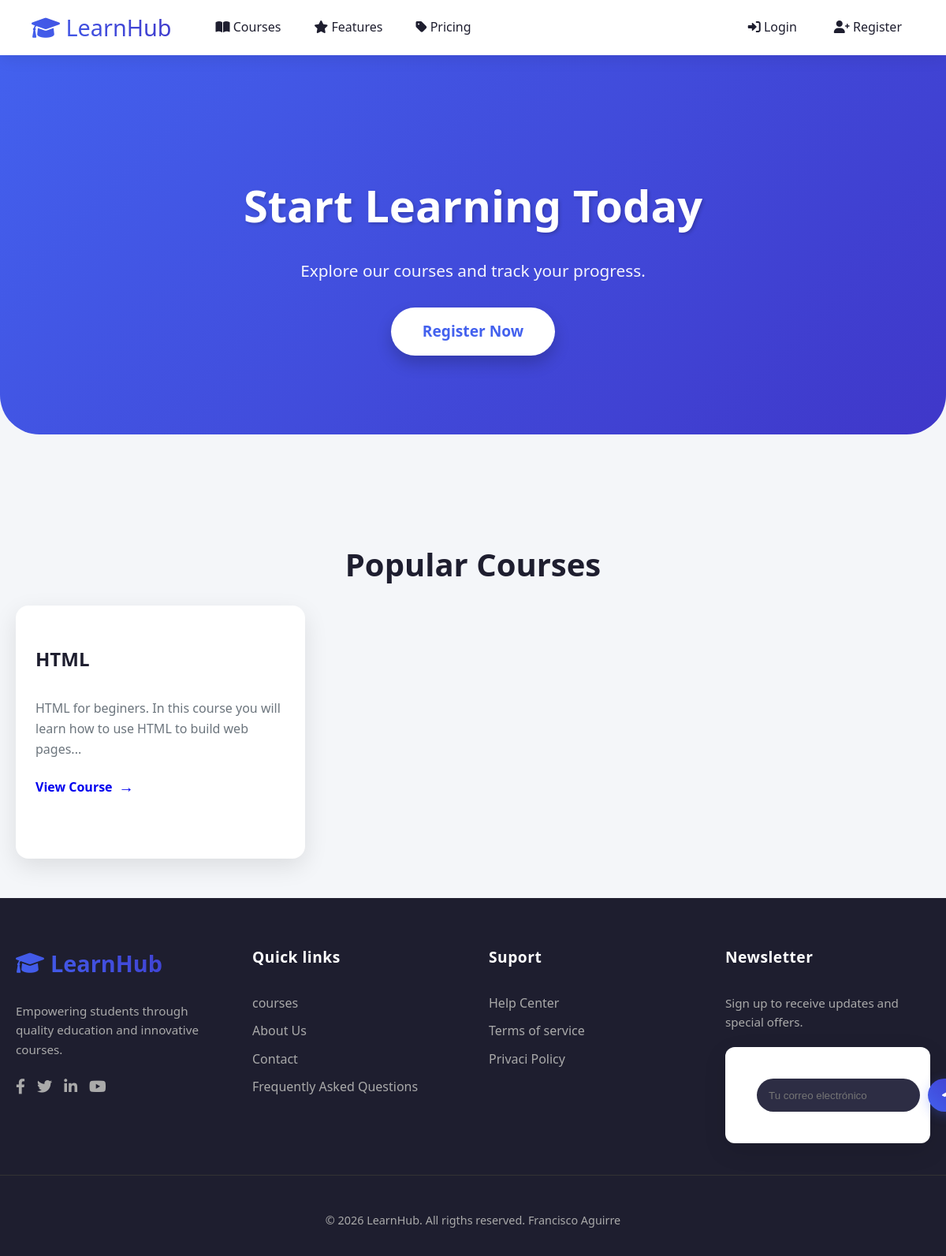
The app's page /, older data.
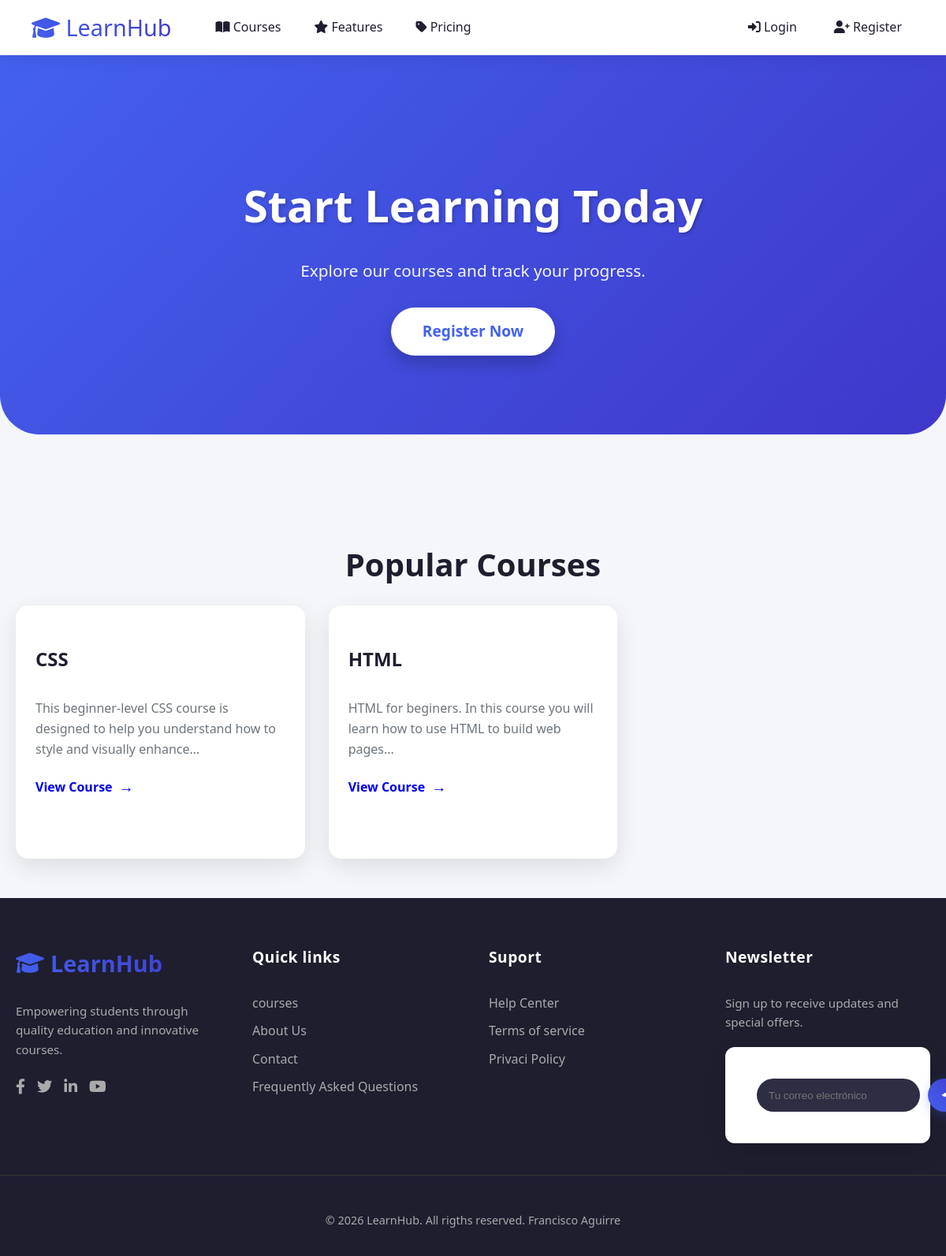
The same page, newer data.
### courses/models.py (models this page shows, shortened)
class Course(models.Model):
    title = models.CharField(max_length=200)
    description = models.TextField()
    instructor = models.CharField(max_length=100)
    created_at = models.DateTimeField(auto_now_add=True)

### courses/views.py (the view)
# urls.py: 2. Add a URL to urlpatterns:  path('', views.home, name='home')
def home(request):
    courses = Course.objects.all().order_by('-created_at')[:3]
    return render(request, 'home.html', {
        'courses': courses
    })

### courses/templates/home.html
{% extends "base.html" %}
{% block content %}
<section class="hero">
    <h1>Start Learning Today</h1>
    <p>Explore our courses and track your progress.</p>
    <a href="/register/" class="cta-button">Register Now</a>
</section>
<div class="container">
    <h2 style="font-size: 2.5rem; text-align: center; margin-bottom: 20px;">Popular Courses</h2>
    <div class="course-grid">
        {% for course in courses %}
        <div class="course-card">
            <h3>{{ course.title }}</h3>
            <p>{{ course.description|truncatechars:100 }}</p>
            <a href="/courses/{{ course.id }}/">View Course</a>
        </div>
        {% empty %}
        <p style="text-align: center; grid-column: 1/-1;">No courses available yet.</p>
        {% endfor %}
    </div>
</div>
{% endblock %}

Row changes from the older to the newer data that the page shows:
added Course: title "CSS", description "This beginner‑level CSS course is designed to help you understand how to style and visually enhance…"
